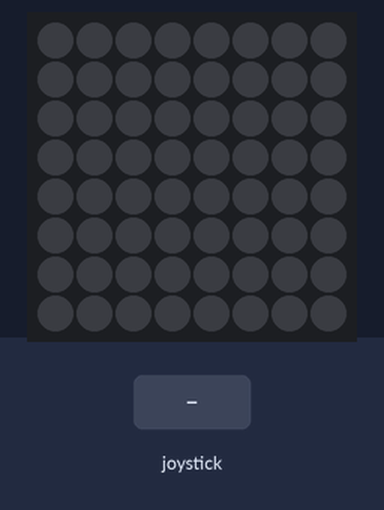
Recording of a program running on a simulated Raspberry Pi (BCM pin numbers) with a Sense HAT. Parts: the Sense HAT's 8×8 RGB LED matrix. Inputs (shaded band) come from the test bench. Dim RGB values are drawn brighter than linear; the 64×8 strip is a reading aid, not a part: it shows the text the matrix is scrolling, unrolled, one strip-width of it at a time.

Above: at 1.2 s.
1.3 s: joystick pushed left
At 2.0 s:
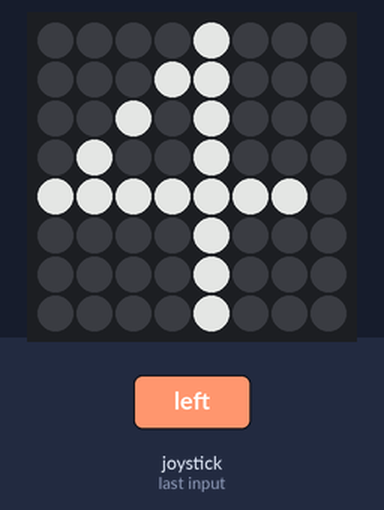
At 2.35 s:
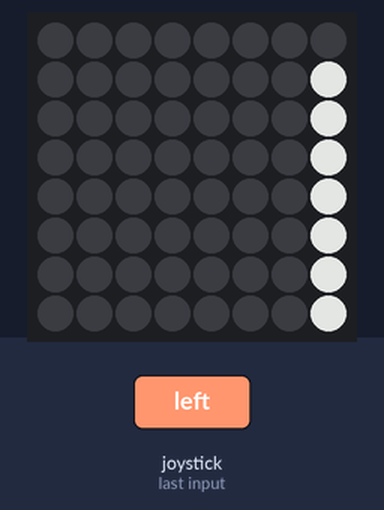
Timing chart, 0 to 4.3 s (numbered marks = the images above; inputs shaded):
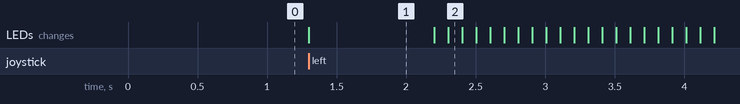

Measured:
- after the input at 1.3 s, the LEDs: change at once (image 1)
- what the display in image 1 shows lasts 0.9 s, from 1.3 s to 2.2 s

The program:

Projet_3_essay_2.py
```python
from sense_hat import SenseHat
import time

sense = SenseHat()
sense.low_light = True
#sense.show_message("WELCOME! Entrez votre code de déverrouillage.", text_colour=[255, 255, 255],scroll_speed=0.1,back_colour=[0, 0, 0])
#sense.show_message("Vous avez 4 options. Appuiez pour valider votre choix. ",text_colour=[255, 255, 255],scroll_speed=0.1,back_colour=[0, 0, 0])


yellow = (255, 255, 0)
white = (255,255,255)
nothing = (0,0,0)
blue= (0,0,255)
red= (255,0,0)

def display(affichage):   #Affichage des nombres et lettres
    sense.set_pixels(affichage)
    return


def Number1():
    W = white
    O = nothing
    logo = [
    O, O, O, O, W, O, O, O,
    O, O, O, W, W, O, O, O,
    O, O, W, O, W, O, O, O,
    O, O, O, O, W, O, O, O,
    O, O, O, O, W, O, O, O,
    O, O, O, O, W, O, O, O,
    O, O, O, O, W, O, O, O,
    O, O, O, W, W, W, O, O,
    ]

    return logo


def Number2():
    W = white
    O = nothing
    logo = [
    O, O, O, W, W, W, W, O,
    O, O, W, O, O, O, W, O,
    O, O, W, O, O, W, O, O,
    O, O, O, O, W, O, O, O,
    O, O, O, W, O, O, O, O,
    O, O, W, O, O, O, O, O,
    O, W, O, O, O, O, O, O,
    W, W, W, W, W, W, W, O,
    ]

    return logo


def Number3 ():
    W = white
    O = nothing
    logo = [
    O, O, W, W, W, W, W, O,
    O, O, O, O, O, W, O, O,
    O, O, O, O, W, O, O, O,
    O, O, O, W, O, O, O, O,
    O, O, O, O, W, O, O, O,
    O, O, O, O, O, W, O, O,
    O, O, O, O, O, O, W, O,
    O, O, W, W, W, W, W, O,
    ]

    return logo


def Number4 ():
    W = white
    O = nothing
    logo = [
    O, O, O, O, W, O, O, O,
    O, O, O, W, W, O, O, O,
    O, O, W, O, W, O, O, O,
    O, W, O, O, W, O, O, O,
    W, W, W, W, W, W, W, O,
    O, O, O, O, W, O, O, O,
    O, O, O, O, W, O, O, O,
    O, O, O, O, W, O, O, O,
    ]

    return logo


a="Nouveau message."
b="Boite de messages."
c="Ecrire nouveau message."
d="Eteindre."

messages=[a,b,c,d]
images = [Number1,Number2,Number3,Number4]
count = 0


def displayMenu(count):
  while count <= 4:
    for event in sense.stick.get_events():
      while event.action == "pressed":
        if event.direction == "right":
          if count > 4:
            count = 0
          count+=1
          sense.set_pixels(images[count % len(images)]())
          time.sleep(0.9)
          sense.show_message(messages[count])
        elif event.direction == "left":
          if count < 0:
            count = 0
          count-=1
          sense.set_pixels(images[count % len(images)]())
          time.sleep(0.9)
          sense.show_message(messages[count])
        else:
          count=0
displayMenu(count)
```
